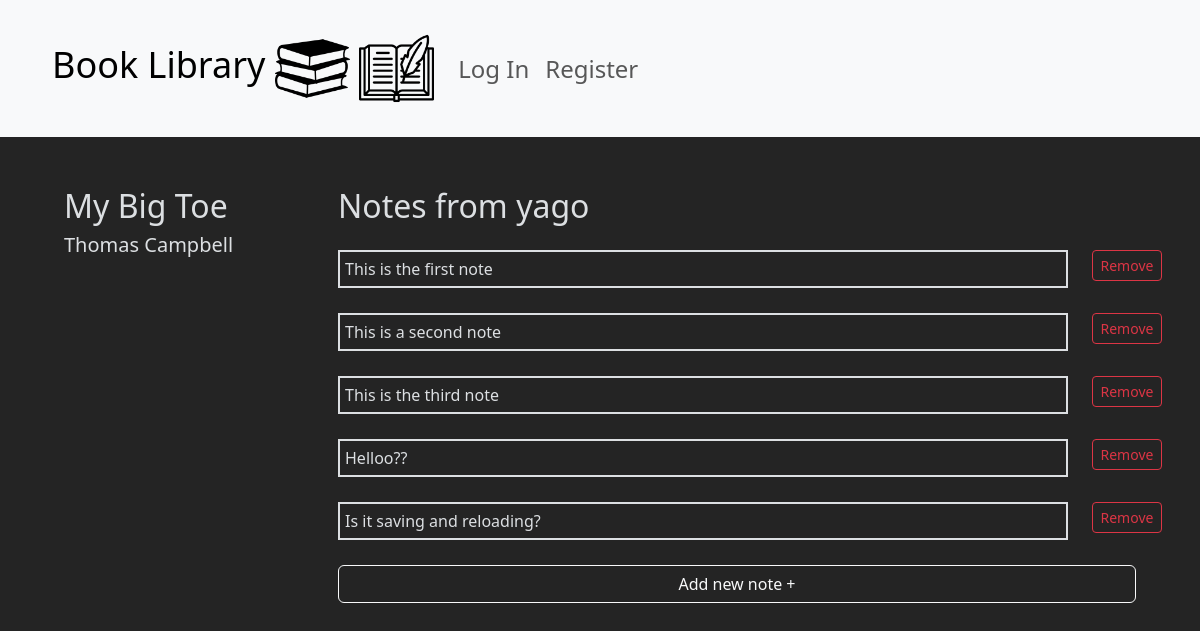
The page /detail_view/4/2 on the database as committed earlier.
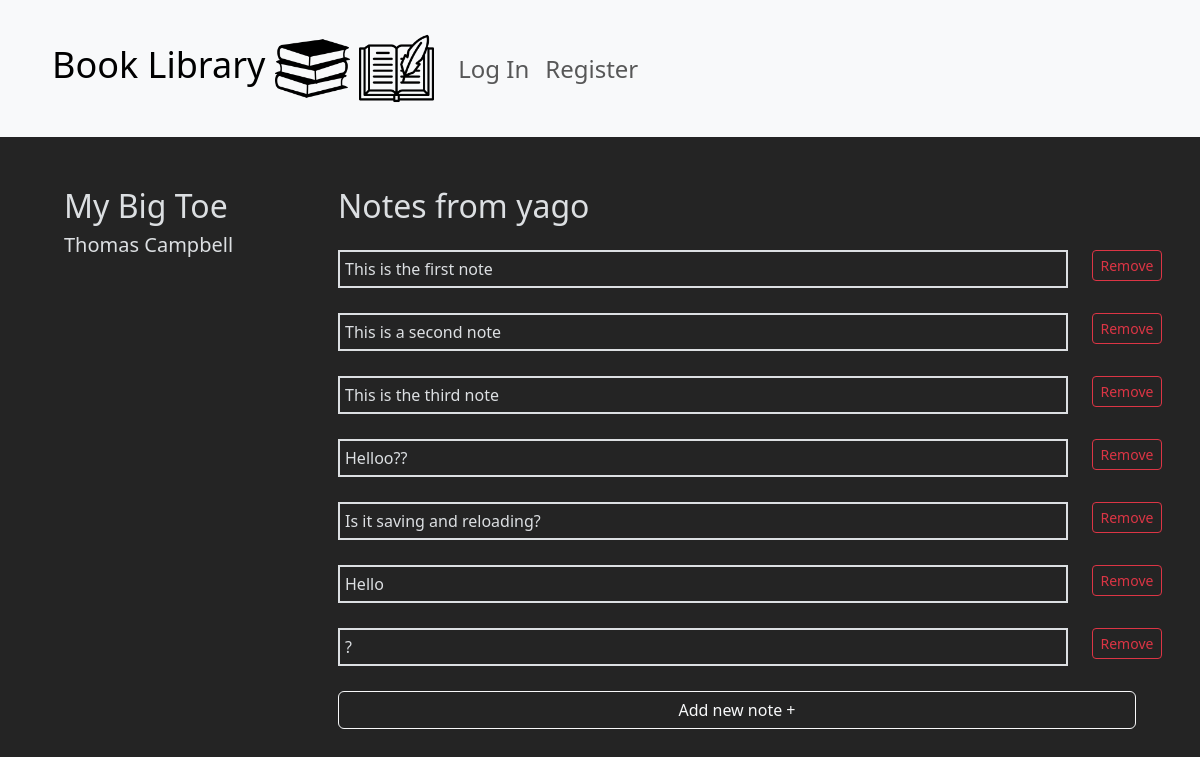
The same page on the database as committed later.
### book_library/models.py (models this page shows, shortened)
class Note(models.Model):
    user = models.ForeignKey(User, blank=False, null=False, on_delete=models.CASCADE, related_name="note_user")
    book = models.ForeignKey(Book, blank=False, null=False, on_delete=models.CASCADE, related_name="note_book")
    text = models.TextField(blank=False, null=False, max_length=512)

### book_library/views.py (the view)
# urls.py: path("detail_view/<int:user_id>/<int:book_id>", views.detail_view, name="detail_view"),
def detail_view(request, user_id, book_id):
    current_user = User.objects.get(id=user_id)
    current_book = Book.objects.get(id=book_id)
    notes = Note.objects.filter(book=current_book, user=current_user)
    context = {'current_user': current_user, 'current_book': current_book, 'notes': notes}
    return render(request, "book_library/detail_view.html", context)

### book_library/templates/book_library/detail_view.html (shortened to what this page needs)
{% extends "book_library/layout.html" %}
{% load static %}
{% block body %}
<div class="container detail-view-note-div">
    <div class="row">
        <div class="col-3">
            <h2>{{ current_book.title }}</h2>
            <h5>{{ current_book.author }}</h4>
        </div>
        <div class="col-9">
            <h3>Notes from {{ current_user.username }}</h3>
            <ul>
                {% for note in notes %}
                <div class="container-flex">
                    <div class="row">
                        <div class="col-11">
                            <li class="note">{{ note.text }}</li>
                        </div>
                        <div class="col-1">
                            <button class="btn btn-sm btn-outline-danger remove-note-button" id="{{ note.id }}">Remove</button>
                        </div>
                    </div>
                </div>
                {% endfor %}
            </ul>
            <div class="row" id="this-row">
                <div class="col">
                    <div class="d-grid gap-2" id="div-to-replace">
                        <button class="btn btn-outline-light" id="add-new-note-button">Add new note +</button>
                    </div>
                </div>
            </div>
        </div>
</div>
{% endblock %}

Rows that differ between the two databases and show on the page:
added Note: text "Hello"
added Note: text "?"
